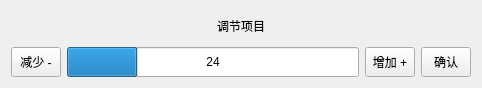
<?xml version="1.0" encoding="UTF-8"?>
<ui version="4.0">
 <class>adjustDialog</class>
 <widget class="QDialog" name="adjustDialog">
  <property name="geometry">
   <rect>
    <x>0</x>
    <y>0</y>
    <width>482</width>
    <height>86</height>
   </rect>
  </property>
  <property name="windowTitle">
   <string>Dialog</string>
  </property>
  <layout class="QVBoxLayout" name="verticalLayout">
   <item>
    <widget class="QLabel" name="adjustLabel">
     <property name="minimumSize">
      <size>
       <width>0</width>
       <height>30</height>
      </size>
     </property>
     <property name="text">
      <string>调节项目</string>
     </property>
     <property name="alignment">
      <set>Qt::AlignCenter</set>
     </property>
    </widget>
   </item>
   <item>
    <layout class="QHBoxLayout" name="horizontalLayout">
     <item>
      <widget class="QToolButton" name="decButton">
       <property name="minimumSize">
        <size>
         <width>50</width>
         <height>30</height>
        </size>
       </property>
       <property name="text">
        <string>减少 -</string>
       </property>
      </widget>
     </item>
     <item>
      <widget class="QProgressBar" name="numBar">
       <property name="minimumSize">
        <size>
         <width>200</width>
         <height>30</height>
        </size>
       </property>
       <property name="value">
        <number>24</number>
       </property>
       <property name="alignment">
        <set>Qt::AlignCenter</set>
       </property>
       <property name="format">
        <string>%v</string>
       </property>
      </widget>
     </item>
     <item>
      <widget class="QToolButton" name="addButton">
       <property name="minimumSize">
        <size>
         <width>50</width>
         <height>30</height>
        </size>
       </property>
       <property name="text">
        <string>增加 +</string>
       </property>
      </widget>
     </item>
     <item>
      <widget class="QToolButton" name="enterButton">
       <property name="minimumSize">
        <size>
         <width>50</width>
         <height>30</height>
        </size>
       </property>
       <property name="text">
        <string>确认</string>
       </property>
      </widget>
     </item>
    </layout>
   </item>
  </layout>
 </widget>
 <resources/>
 <connections/>
</ui>
